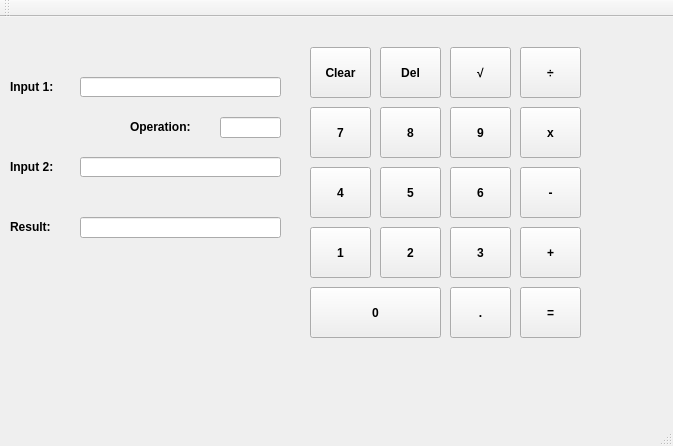
<?xml version="1.0" encoding="UTF-8"?>
<ui version="4.0">
 <class>QtProgramWin</class>
 <widget class="QMainWindow" name="QtProgramWin">
  <property name="geometry">
   <rect>
    <x>0</x>
    <y>0</y>
    <width>673</width>
    <height>446</height>
   </rect>
  </property>
  <property name="windowTitle">
   <string>Delisi's Calculator</string>
  </property>
  <widget class="QWidget" name="centralWidget">
   <widget class="QLineEdit" name="input1">
    <property name="geometry">
     <rect>
      <x>80</x>
      <y>60</y>
      <width>201</width>
      <height>20</height>
     </rect>
    </property>
   </widget>
   <widget class="QLineEdit" name="input2">
    <property name="geometry">
     <rect>
      <x>80</x>
      <y>140</y>
      <width>201</width>
      <height>20</height>
     </rect>
    </property>
   </widget>
   <widget class="QLabel" name="label">
    <property name="geometry">
     <rect>
      <x>10</x>
      <y>60</y>
      <width>68</width>
      <height>19</height>
     </rect>
    </property>
    <property name="font">
     <font>
      <weight>75</weight>
      <bold>true</bold>
     </font>
    </property>
    <property name="text">
     <string>Input 1:</string>
    </property>
   </widget>
   <widget class="QLabel" name="label_2">
    <property name="geometry">
     <rect>
      <x>10</x>
      <y>140</y>
      <width>68</width>
      <height>19</height>
     </rect>
    </property>
    <property name="font">
     <font>
      <weight>75</weight>
      <bold>true</bold>
     </font>
    </property>
    <property name="text">
     <string>Input 2:</string>
    </property>
   </widget>
   <widget class="QLabel" name="label_3">
    <property name="geometry">
     <rect>
      <x>10</x>
      <y>200</y>
      <width>68</width>
      <height>19</height>
     </rect>
    </property>
    <property name="font">
     <font>
      <weight>75</weight>
      <bold>true</bold>
     </font>
    </property>
    <property name="text">
     <string>Result:</string>
    </property>
   </widget>
   <widget class="QLabel" name="label_4">
    <property name="geometry">
     <rect>
      <x>130</x>
      <y>100</y>
      <width>91</width>
      <height>19</height>
     </rect>
    </property>
    <property name="font">
     <font>
      <weight>75</weight>
      <bold>true</bold>
     </font>
    </property>
    <property name="text">
     <string>Operation:</string>
    </property>
   </widget>
   <widget class="QLineEdit" name="operation">
    <property name="geometry">
     <rect>
      <x>220</x>
      <y>100</y>
      <width>61</width>
      <height>21</height>
     </rect>
    </property>
    <property name="readOnly">
     <bool>true</bool>
    </property>
   </widget>
   <widget class="QLineEdit" name="result">
    <property name="geometry">
     <rect>
      <x>80</x>
      <y>200</y>
      <width>201</width>
      <height>21</height>
     </rect>
    </property>
    <property name="readOnly">
     <bool>true</bool>
    </property>
   </widget>
   <widget class="QPushButton" name="clear">
    <property name="geometry">
     <rect>
      <x>310</x>
      <y>30</y>
      <width>61</width>
      <height>51</height>
     </rect>
    </property>
    <property name="font">
     <font>
      <weight>75</weight>
      <bold>true</bold>
     </font>
    </property>
    <property name="text">
     <string>Clear</string>
    </property>
   </widget>
   <widget class="QPushButton" name="del">
    <property name="geometry">
     <rect>
      <x>380</x>
      <y>30</y>
      <width>61</width>
      <height>51</height>
     </rect>
    </property>
    <property name="font">
     <font>
      <weight>75</weight>
      <bold>true</bold>
     </font>
    </property>
    <property name="text">
     <string>Del</string>
    </property>
   </widget>
   <widget class="QPushButton" name="squareroot">
    <property name="geometry">
     <rect>
      <x>450</x>
      <y>30</y>
      <width>61</width>
      <height>51</height>
     </rect>
    </property>
    <property name="font">
     <font>
      <weight>75</weight>
      <bold>true</bold>
     </font>
    </property>
    <property name="text">
     <string>√</string>
    </property>
   </widget>
   <widget class="QPushButton" name="division">
    <property name="geometry">
     <rect>
      <x>520</x>
      <y>30</y>
      <width>61</width>
      <height>51</height>
     </rect>
    </property>
    <property name="font">
     <font>
      <weight>75</weight>
      <bold>true</bold>
     </font>
    </property>
    <property name="text">
     <string>÷</string>
    </property>
   </widget>
   <widget class="QPushButton" name="eight">
    <property name="geometry">
     <rect>
      <x>380</x>
      <y>90</y>
      <width>61</width>
      <height>51</height>
     </rect>
    </property>
    <property name="font">
     <font>
      <weight>75</weight>
      <bold>true</bold>
     </font>
    </property>
    <property name="text">
     <string>8</string>
    </property>
   </widget>
   <widget class="QPushButton" name="seven">
    <property name="geometry">
     <rect>
      <x>310</x>
      <y>90</y>
      <width>61</width>
      <height>51</height>
     </rect>
    </property>
    <property name="font">
     <font>
      <weight>75</weight>
      <bold>true</bold>
     </font>
    </property>
    <property name="text">
     <string>7</string>
    </property>
   </widget>
   <widget class="QPushButton" name="nine">
    <property name="geometry">
     <rect>
      <x>450</x>
      <y>90</y>
      <width>61</width>
      <height>51</height>
     </rect>
    </property>
    <property name="font">
     <font>
      <weight>75</weight>
      <bold>true</bold>
     </font>
    </property>
    <property name="text">
     <string>9</string>
    </property>
   </widget>
   <widget class="QPushButton" name="multiply">
    <property name="geometry">
     <rect>
      <x>520</x>
      <y>90</y>
      <width>61</width>
      <height>51</height>
     </rect>
    </property>
    <property name="font">
     <font>
      <weight>75</weight>
      <bold>true</bold>
     </font>
    </property>
    <property name="text">
     <string>x</string>
    </property>
   </widget>
   <widget class="QPushButton" name="five">
    <property name="geometry">
     <rect>
      <x>380</x>
      <y>150</y>
      <width>61</width>
      <height>51</height>
     </rect>
    </property>
    <property name="font">
     <font>
      <weight>75</weight>
      <bold>true</bold>
     </font>
    </property>
    <property name="text">
     <string>5</string>
    </property>
   </widget>
   <widget class="QPushButton" name="four">
    <property name="geometry">
     <rect>
      <x>310</x>
      <y>150</y>
      <width>61</width>
      <height>51</height>
     </rect>
    </property>
    <property name="font">
     <font>
      <weight>75</weight>
      <bold>true</bold>
     </font>
    </property>
    <property name="text">
     <string>4</string>
    </property>
   </widget>
   <widget class="QPushButton" name="six">
    <property name="geometry">
     <rect>
      <x>450</x>
      <y>150</y>
      <width>61</width>
      <height>51</height>
     </rect>
    </property>
    <property name="font">
     <font>
      <weight>75</weight>
      <bold>true</bold>
     </font>
    </property>
    <property name="text">
     <string>6</string>
    </property>
   </widget>
   <widget class="QPushButton" name="minus">
    <property name="geometry">
     <rect>
      <x>520</x>
      <y>150</y>
      <width>61</width>
      <height>51</height>
     </rect>
    </property>
    <property name="font">
     <font>
      <weight>75</weight>
      <bold>true</bold>
     </font>
    </property>
    <property name="text">
     <string>-</string>
    </property>
   </widget>
   <widget class="QPushButton" name="zero">
    <property name="geometry">
     <rect>
      <x>310</x>
      <y>270</y>
      <width>131</width>
      <height>51</height>
     </rect>
    </property>
    <property name="font">
     <font>
      <weight>75</weight>
      <bold>true</bold>
     </font>
    </property>
    <property name="text">
     <string>0</string>
    </property>
   </widget>
   <widget class="QPushButton" name="decimal">
    <property name="geometry">
     <rect>
      <x>450</x>
      <y>270</y>
      <width>61</width>
      <height>51</height>
     </rect>
    </property>
    <property name="font">
     <font>
      <weight>75</weight>
      <bold>true</bold>
     </font>
    </property>
    <property name="text">
     <string>.</string>
    </property>
   </widget>
   <widget class="QPushButton" name="equals">
    <property name="geometry">
     <rect>
      <x>520</x>
      <y>270</y>
      <width>61</width>
      <height>51</height>
     </rect>
    </property>
    <property name="font">
     <font>
      <weight>75</weight>
      <bold>true</bold>
     </font>
    </property>
    <property name="text">
     <string>=</string>
    </property>
   </widget>
   <widget class="QPushButton" name="two">
    <property name="geometry">
     <rect>
      <x>380</x>
      <y>210</y>
      <width>61</width>
      <height>51</height>
     </rect>
    </property>
    <property name="font">
     <font>
      <weight>75</weight>
      <bold>true</bold>
     </font>
    </property>
    <property name="text">
     <string>2</string>
    </property>
   </widget>
   <widget class="QPushButton" name="one">
    <property name="geometry">
     <rect>
      <x>310</x>
      <y>210</y>
      <width>61</width>
      <height>51</height>
     </rect>
    </property>
    <property name="font">
     <font>
      <weight>75</weight>
      <bold>true</bold>
     </font>
    </property>
    <property name="text">
     <string>1</string>
    </property>
   </widget>
   <widget class="QPushButton" name="plus">
    <property name="geometry">
     <rect>
      <x>520</x>
      <y>210</y>
      <width>61</width>
      <height>51</height>
     </rect>
    </property>
    <property name="font">
     <font>
      <weight>75</weight>
      <bold>true</bold>
     </font>
    </property>
    <property name="text">
     <string>+</string>
    </property>
   </widget>
   <widget class="QPushButton" name="three">
    <property name="geometry">
     <rect>
      <x>450</x>
      <y>210</y>
      <width>61</width>
      <height>51</height>
     </rect>
    </property>
    <property name="font">
     <font>
      <weight>75</weight>
      <bold>true</bold>
     </font>
    </property>
    <property name="text">
     <string>3</string>
    </property>
   </widget>
  </widget>
  <widget class="QToolBar" name="mainToolBar">
   <attribute name="toolBarArea">
    <enum>TopToolBarArea</enum>
   </attribute>
   <attribute name="toolBarBreak">
    <bool>false</bool>
   </attribute>
  </widget>
  <widget class="QStatusBar" name="statusBar"/>
 </widget>
 <layoutdefault spacing="6" margin="11"/>
 <resources/>
 <connections/>
</ui>
